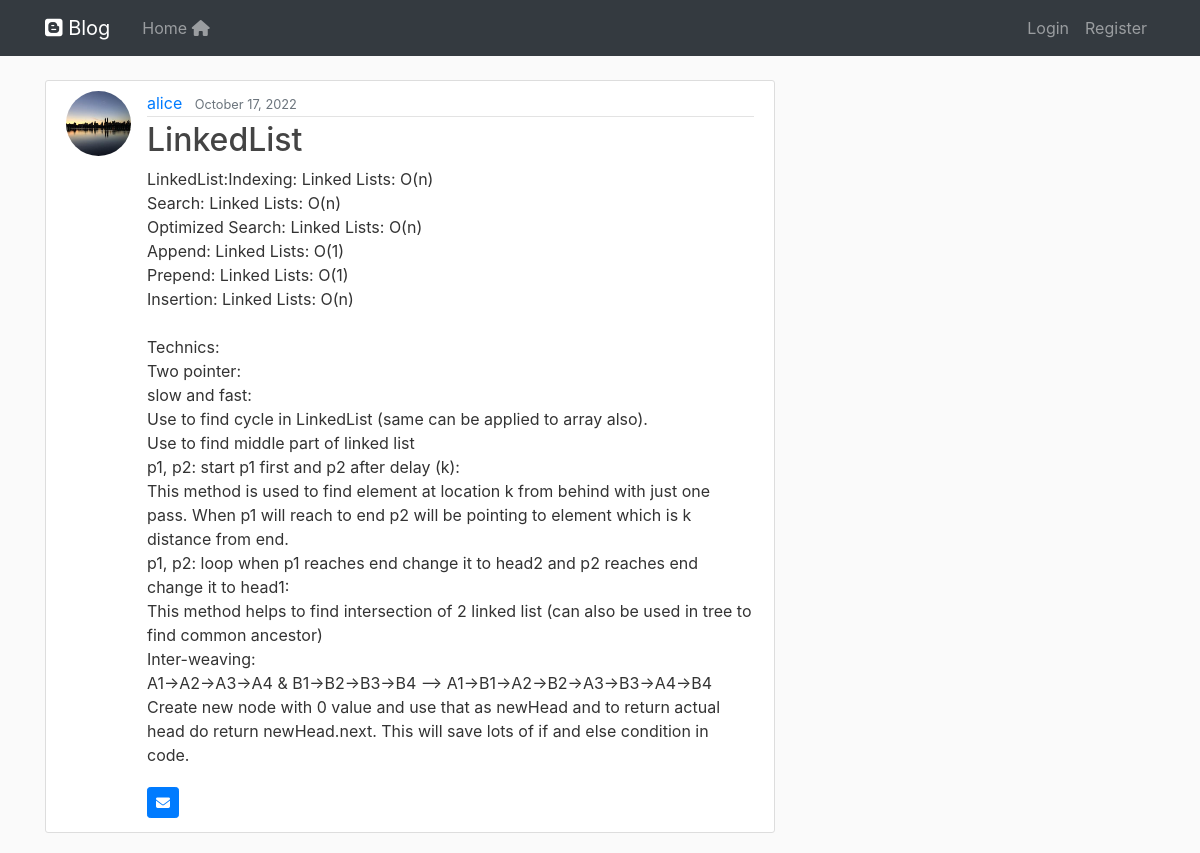
/post/47/, run on the app's committed database.
### blog/models.py (models this page shows, shortened)
class Post(models.Model):
    title = models.CharField(max_length=100)
    content = models.TextField()
    date_posted = models.DateTimeField(default=timezone.now)
    author = models.ForeignKey(User, on_delete= models.CASCADE)

### users/models.py (models this page shows, shortened)
class Profile(models.Model):
    user = models.OneToOneField(User, on_delete= models.CASCADE)
    image = models.ImageField(default = 'default.jpg', upload_to='profile_pics')

### blog/views.py (the view)
# urls.py: path('post/<int:pk>/', PostDetailView.as_view(), name='post-detail'),
class PostDetailView(DetailView):
    model = Post
    fields = ["title", "content"]

### blog/templates/blog/post_detail.html (shortened to what this page needs)
{% extends "blog/base.html" %}
{% block content %}
    <article class="media content-section">
        <img class="rounded-circle article-img" src="{{ object.author.profile.image.url}}"/>
        <div class="media-body">
        <div class="article-metadata">
            <a class="mr-2" href="{% url 'user-posts' object.author.username %}">{{ object.author }}</a>
            <small class="text-muted">{{ object.date_posted|date:"F d, Y" }}</small>
        </div>
        <h2 class="article-title">{{ object.title }}</h2>
        <p class="article-content">{{ object.content }}</p>
        <a class="btn btn-primary  btn-sm mt-1 mb-1" data-toggle="tooltip" data-placement="right" title="Send to your email" href="{% url 'send-email' object.id %}">
            <i class="fa-solid fa-envelope"></i>
        </a>
        </div>
    </article>
{% endblock content %}

### blog/static/blog/main.css (style rules this page uses)
h1, h2, h3, h4, h5, h6 { color: #444444; }
.content-section { background: #ffffff; padding: 10px 20px; border: 1px solid #dddddd; border-radius: 3px; margin-bottom: 20px; }
.article-title { color: #444444; }
.article-content { white-space: pre-line; }
.article-img { height: 65px; width: 65px; margin-right: 16px; }
.article-metadata { padding-bottom: 1px; margin-bottom: 4px; border-bottom: 1px solid #e3e3e3 }

### data on the page
Post: author.profile.image (picture), author "alice", date_posted "October 17, 2022", title "LinkedList", content "LinkedList:Indexing: Linked Lists: O(n) Search: Linked Lists: O(n) Optimized Search: Linked Lists: O(n) Append: Linked Lists: O(1) Prepend: Linked Lists: O(1) Insertion: Linked Lists: O(n) Technics: Two pointer: slow and fast: Use to find cycle in LinkedList (same can be applied to array also). Use to find middle part of linked list p1, p2: start p1 first and p2 after delay (k): This method is used to find element at location k from behind with just one pass. When p1 will reach to end p2 will be pointing to element which is k distance from end. p1, p2: loop when p1 reaches end change it to head2 and p2 reaches end change it to head1: This method helps to find intersection of 2 linked list…"
